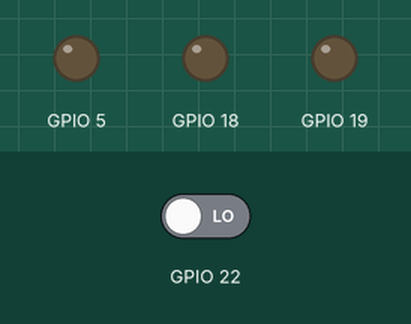
A sketch run on a simulated ESP32. Parts: output pins drawn as LEDs (lit = HIGH). Inputs (shaded band) come from the test bench; at power-on: GPIO 22 LOW.

Above: at 4.8 s.
4.9 s: GPIO 22 driven HIGH
At 7.0 s:
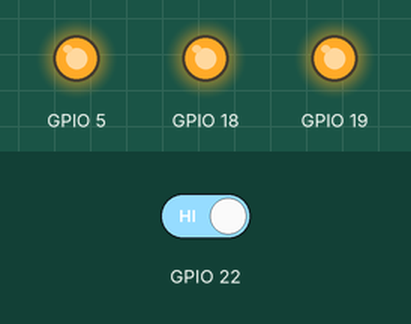
7.6 s: GPIO 22 driven LOW
At 11.2 s:
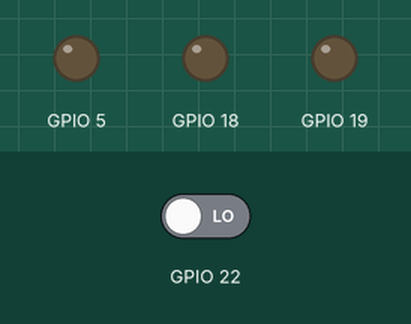
Timing chart, 0 to 12.7 s (numbered marks = the images above; inputs shaded):
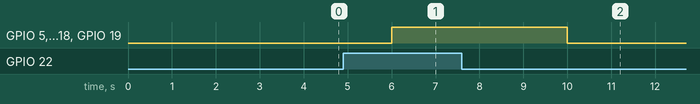

The sketch:

ESP32LED_switch.ino
```cpp
int state=0;
void setup() {
  // put your setup code here, to run once:
pinMode(5, OUTPUT);
pinMode(18, OUTPUT);
pinMode(19, OUTPUT);
pinMode(22, INPUT);
}

void loop() {
  // put your main code here, to run repeatedly:
state=digitalRead(22);
if (state==HIGH) {
digitalWrite(5, HIGH);
digitalWrite(18, HIGH);
digitalWrite(19, HIGH);
delay (2000);
}
else {
digitalWrite(5, LOW);
digitalWrite(18, LOW);
digitalWrite(19, LOW);
}
delay (2000);
}
```

Measured:
- after the input at 4.9 s, GPIO 5, GPIO 18, GPIO 19: LOW → HIGH after 1.1 s
- after the input at 7.6 s, GPIO 5, GPIO 18, GPIO 19: HIGH → LOW after 2.4 s
